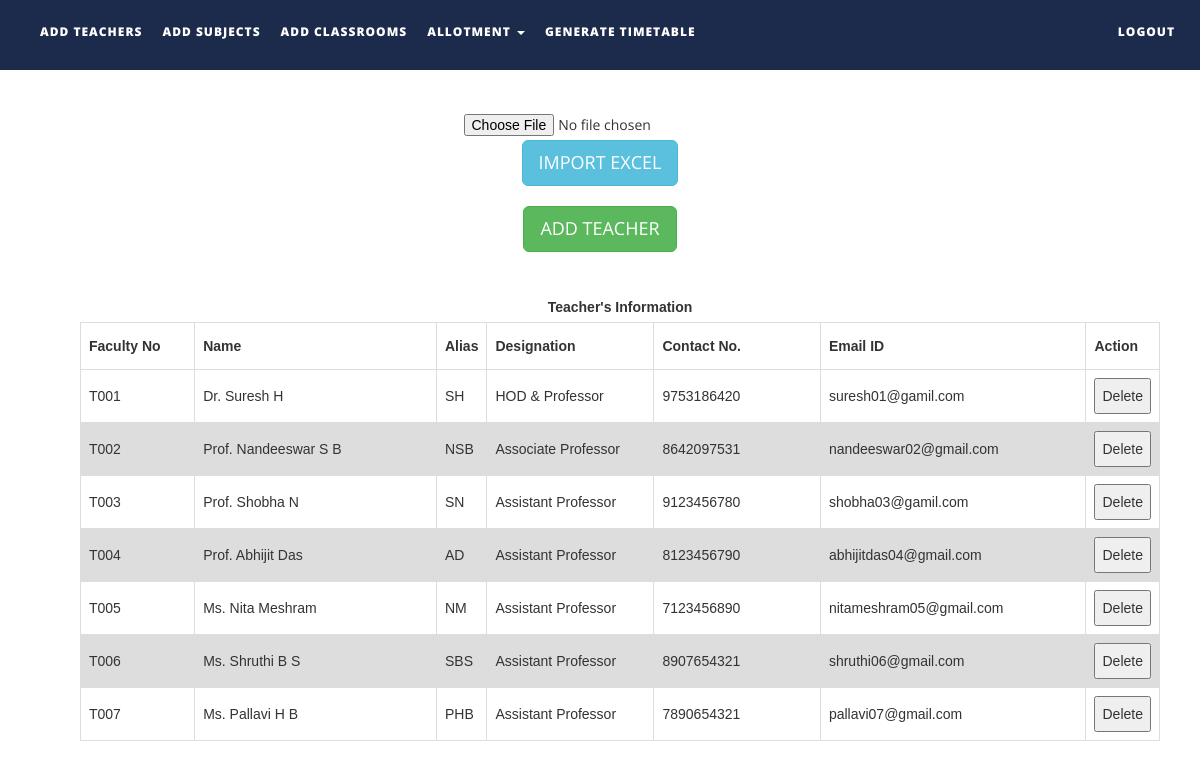
The page /ttms/addteachers.php on the database its author committed.
### tables this page shows
CREATE TABLE `teachers` (
  `faculty_number` varchar(10) NOT NULL,
  `name` text NOT NULL,
  `alias` varchar(10) NOT NULL,
  `designation` varchar(30) NOT NULL,
  `contact_number` varchar(15) NOT NULL,
  `emailid` varchar(50) NOT NULL
);

### ttms/addteachers.php (the view, shortened to what this page needs)
<!DOCTYPE html>
<html xmlns="http://www.w3.org/1999/xhtml">
<head>
    <link href="assets/css/bootstrap.css" rel="stylesheet"/>
    <link href="assets/css/font-awesome.min.css" rel="stylesheet"/>
    <link href="assets/css/flexslider.css" rel="stylesheet"/>
    <link href="assets/css/style.css" rel="stylesheet"/>
</head>
<body>
<div class="navbar navbar-inverse navbar-fixed-top " id="menu">
    <div class="container">
        <div class="navbar-collapse collapse move-me">
            <ul class="nav navbar-nav navbar-left">
                <li><a href="addteachers.php">ADD TEACHERS</a></li>
                <li><a href="addsubjects.php">ADD SUBJECTS</a></li>
                <li><a href="addclassrooms.php">ADD CLASSROOMS</a></li>
                <li class="dropdown"><a class="dropdown-toggle" data-toggle="dropdown" aria-expanded="false">ALLOTMENT
                        <span class="caret"></span></a>
                </li>
                <li><a href="generatetimetable.php">GENERATE TIMETABLE</a></li>
            </ul>
            <ul class="nav navbar-nav navbar-right">
                <li><a href="index.php">LOGOUT</a></li>
            </ul>
        </div>
    </div>
</div>
<br>
<div align="center" style="margin-top:80px">
    <form name="import" method="post" enctype="multipart/form-data">
        <input type="file" name="file"/>
        <input type="submit" name="teacherexcel" id="teacherexcel" class="btn btn-info btn-lg" value="IMPORT EXCEL"/>
    </form>
</div>
<div align="center" style="margin-top:20px">
    <button id="teachermanual" class="btn btn-success btn-lg">ADD TEACHER</button>
</div>
<div>
    <br>
    <table id=teacherstable style="margin-left: 80px">
        <caption><strong>Teacher's Information </strong></caption>
        <tr>
            <th width="130">Faculty No</th>
            <th width=290>Name</th>
            <th width=50>Alias</th>
            <th width="190">Designation</th>
            <th width="190">Contact No.</th>
            <th width="290">Email ID</th>
            <th width="40">Action</th>
        </tr>
        <tbody>
        <?php
        $q = mysqli_query(mysqli_connect("localhost", "root", "", "ttms"),
            "SELECT * FROM teachers ORDER BY faculty_number ASC");
        while ($row = mysqli_fetch_assoc($q)) {
            echo "<tr><td>{$row['faculty_number']}</td>
                    <td>{$row['name']}</td>
                    <td>{$row['alias']}</td>
                    <td>{$row['designation']}</td>
                    <td>{$row['contact_number']}</td>
                    <td>{$row['emailid']}</td>
                   <td>
                    <button>Delete</button></td>
                    </tr>\n";
        }
        ?>
        </tbody>
    </table>
</div>
</body>
</html>

### ttms/assets/css/style.css (style rules this page uses)
#menu { background-color: rgba(28, 43, 75, 1); color: #fff; font-size: 12px; font-weight: 900; letter-spacing: 1px; min-height: 70px; }
.navbar-inverse { border-color: transparent; }
.navbar-inverse .navbar-nav > li > a, .navbar-inverse .navbar-nav > li > a:hover { color: #FFF; padding: 22px 10px; }

### ttms/addteachers.php (style rules this page uses)
table { margin-top: 10px; font-family: arial, sans-serif; border-collapse: collapse; margin-left: 30px; width: 90%; }
td, th { border: 1px solid #dddddd; text-align: left; padding: 8px; }
tr:nth-child(even) { background-color: #dddddd; }

### rows shown on the page
teachers: faculty_number "T001", name "Dr. Suresh H", alias "SH", designation "HOD & Professor", contact_number "9753186420", emailid "suresh01@gamil.com"
teachers: faculty_number "T002", name "Prof. Nandeeswar S B", alias "NSB", designation "Associate Professor", contact_number "8642097531", emailid "nandeeswar02@gmail.com"
teachers: faculty_number "T003", name "Prof. Shobha N", alias "SN", designation "Assistant Professor", contact_number "9123456780", emailid "shobha03@gamil.com"
teachers: faculty_number "T004", name "Prof. Abhijit Das", alias "AD", designation "Assistant Professor", contact_number "8123456790", emailid "abhijitdas04@gmail.com"
teachers: faculty_number "T005", name "Ms. Nita Meshram", alias "NM", designation "Assistant Professor", contact_number "7123456890", emailid "nitameshram05@gmail.com"
teachers: faculty_number "T006", name "Ms. Shruthi B S", alias "SBS", designation "Assistant Professor", contact_number "8907654321", emailid "shruthi06@gmail.com"
teachers: faculty_number "T007", name "Ms. Pallavi H B", alias "PHB", designation "Assistant Professor", contact_number "7890654321", emailid "pallavi07@gmail.com"
